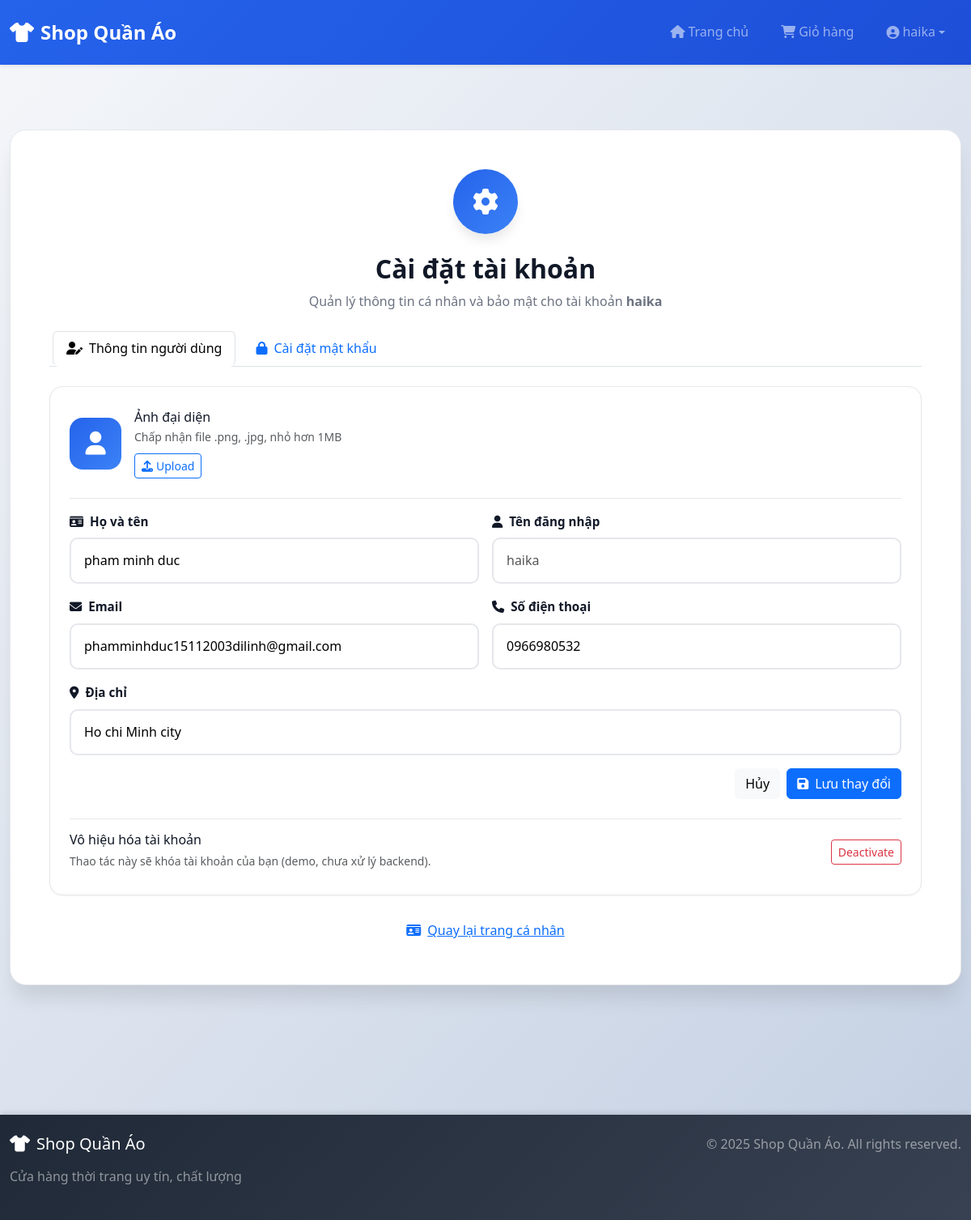
Page /settings (signed in) on the earlier database version.
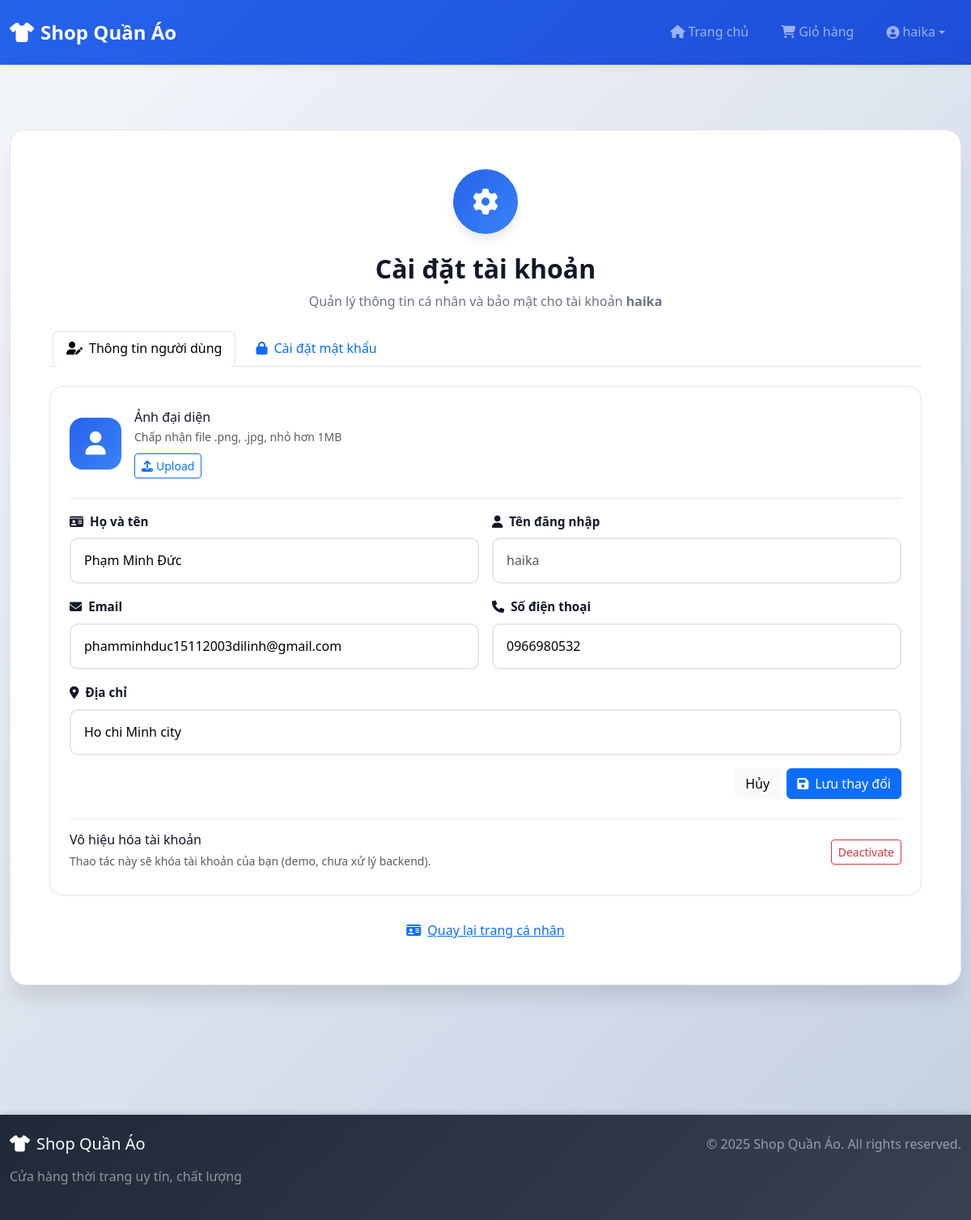
Same page on the later database version.
### tables this page shows
CREATE TABLE users (
        id INTEGER PRIMARY KEY AUTOINCREMENT,
        fullname TEXT,
        email TEXT,
        phone TEXT,
        address TEXT,
        username TEXT UNIQUE,
        password TEXT,
        role TEXT DEFAULT 'user'   -- 'admin' hoặc 'user'
    );

### app.py (the view, shortened to what this page needs)
@app.route("/settings", methods=["GET", "POST"])
def settings():
    if "user" not in session:
        return redirect("/login")
    conn = get_db()
    c = conn.cursor()
    c.execute("SELECT * FROM users WHERE username=?", (session["user"],))
    user = c.fetchone()
    if user is None:
        return redirect("/logout")
    profile_success = None
    profile_error = None
    password_success = None
    password_error = None
    return render_template(
        "settings.html",
        user=user,
        profile_success=profile_success,
        profile_error=profile_error,
        password_success=password_success,
        password_error=password_error,
    )

### app.py (called while the page is built)
def get_db():
    if 'db' not in g:
        g.db = sqlite3.connect(current_app.config['DATABASE'])
        g.db.row_factory = sqlite3.Row
    return g.db

### templates/settings.html (shortened to what the changed rows need)
{% extends "base.html" %}
{% block content %}
<div class="auth-container">
    <div class="auth-card">
        <div class="auth-header text-center mb-4">
            <h2 class="auth-title">Cài đặt tài khoản</h2>
            <p class="auth-subtitle">
                Quản lý thông tin cá nhân và bảo mật cho tài khoản <strong>{{ user['username'] }}</strong>
            </p>
        </div>
        <div class="tab-content">
            <div class="tab-pane fade show active" id="profile-pane" role="tabpanel" aria-labelledby="profile-tab">
                <div class="settings-card">
                    <form method="post" class="auth-form mt-3">
                        <div class="row g-3">
                            <div class="col-md-6">
                                <div class="form-group-custom mb-3">
                                    <label class="form-label-custom">
                                        <i class="fas fa-id-card me-2"></i>Họ và tên
                                    </label>
                                    <input
                                        type="text"
                                        name="fullname"
                                        class="form-control-custom"
                                        value="{{ user['fullname'] or '' }}"
                                        placeholder="Nhập họ và tên"
                                        required
                                    >
                                </div>
                            </div>
                            <div class="col-md-6">
                                <div class="form-group-custom mb-3">
                                    <label class="form-label-custom">
                                        <i class="fas fa-user me-2"></i>Tên đăng nhập
                                    </label>
                                    <input
                                        type="text"
                                        class="form-control-custom"
                                        value="{{ user['username'] }}"
                                        disabled
                                    >
                                </div>
                            </div>
                        </div>
                        <div class="row g-3">
                            <div class="col-md-6">
                                <div class="form-group-custom mb-3">
                                    <label class="form-label-custom">
                                        <i class="fas fa-envelope me-2"></i>Email
                                    </label>
                                    <input
                                        type="email"
                                        name="email"
                                        class="form-control-custom"
                                        value="{{ user['email'] or '' }}"
                                        placeholder="Nhập email"
                                        required
                                    >
                                </div>
                            </div>
                            <div class="col-md-6">
                                <div class="form-group-custom mb-3">
                                    <label class="form-label-custom">
                                        <i class="fas fa-phone me-2"></i>Số điện thoại
                                    </label>
                                    <input
                                        type="text"
                                        name="phone"
                                        class="form-control-custom"
                                        value="{{ user['phone'] or '' }}"
                                        placeholder="Nhập số điện thoại"
                                        required
                                    >
                                </div>
                            </div>
                        </div>
                        <div class="form-group-custom mb-3">
                            <label class="form-label-custom">
                                <i class="fas fa-map-marker-alt me-2"></i>Địa chỉ
                            </label>
                            <input
                                type="text"
                                name="address"
                                class="form-control-custom"
                                value="{{ user['address'] or '' }}"
                                placeholder="Nhập địa chỉ"
                                required
                            >
                        </div>
                    </form>
                </div>
            </div>
        </div>
    </div>
</div>
{% endblock %}

### templates/base.html (shortened to what this page needs)
<!DOCTYPE html>
<html lang="vi">
<head>
    <link rel="stylesheet" href="https://cdn.jsdelivr.net/npm/bootstrap@5.3.0/dist/css/bootstrap.min.css">
    <link rel="stylesheet" href="https://cdnjs.cloudflare.com/ajax/libs/font-awesome/6.4.0/css/all.min.css">
    <link rel="stylesheet" href="{{ url_for('static', filename='css/style.css') }}">
</head>
<body>
    <nav class="navbar navbar-expand-lg navbar-dark bg-primary shadow-sm">
        <div class="container">
            <a class="navbar-brand fw-bold" href="/">
                <i class="fas fa-tshirt me-2"></i>Shop Quần Áo
            </a>
            <div class="collapse navbar-collapse" id="navbarNav">
                <ul class="navbar-nav ms-auto">
                    <li class="nav-item">
                        <a class="nav-link" href="/">
                            <i class="fas fa-home me-1"></i>Trang chủ
                        </a>
                    </li>
                    <li class="nav-item">
                        <a class="nav-link" href="/cart">
                            <i class="fas fa-shopping-cart me-1"></i>Giỏ hàng
                        </a>
                    </li>
                    {% if session.get('user') %}
                    <li class="nav-item dropdown">
                        <a class="nav-link dropdown-toggle d-flex align-items-center" href="#" id="userMenu" role="button" data-bs-toggle="dropdown" aria-expanded="false">
                            <i class="fas fa-user-circle me-1"></i>
                            <span>{{ session['user'] }}</span>
                        </a>
                    </li>
                    {% endif %}
                </ul>
            </div>
        </div>
    </nav>
    <main class="main-content">
        <div class="container my-5">
            {% block content %}{% endblock %}
        </div>
    </main>
    <footer class="footer mt-5">
        <div class="container py-4">
            <div class="row">
                <div class="col-md-6">
                    <h5 class="text-white mb-3">
                        <i class="fas fa-tshirt me-2"></i>Shop Quần Áo
                    </h5>
                    <p class="text-white-50">Cửa hàng thời trang uy tín, chất lượng</p>
                </div>
                <div class="col-md-6 text-md-end">
                    <p class="text-white-50 mb-0">
                        &copy; 2025 Shop Quần Áo. All rights reserved.
                    </p>
                </div>
            </div>
        </div>
    </footer>
</body>
</html>

Differences in the rows shown:
changed users "haika": fullname "pham minh duc" → "Phạm Minh Đức"
